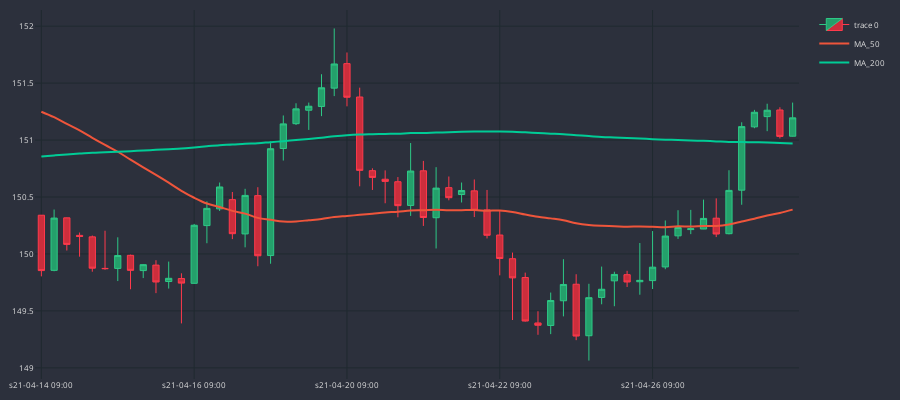

Notebook code for this chart:
### Code cell
cp = CandlePlot(df_an.iloc[40 : 100])
cp.show_plot(line_traces = [MA_S, MA_L])
